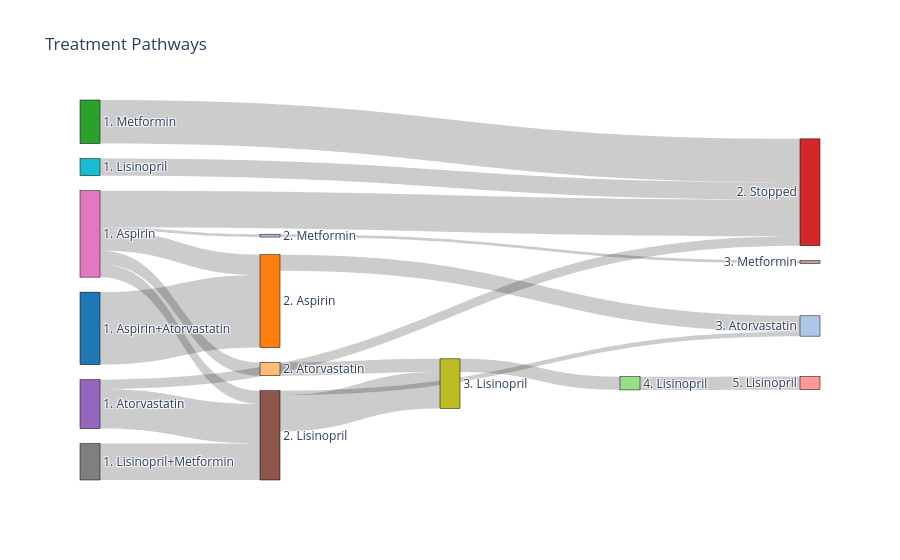

Notebook cell for this chart:
### Code cell
# Sankey diagram from mock data
plot_sankey(mock_pw)

### Figure 1 — Plotly figure (JSON) as saved in the notebook; plotly's stock layout.template omitted (floating-point values rounded to 4 significant figures)
{"data": [{"link": {"source": [0, 2, 4, 6, 7, 5, 9, 6, 1, 6, 11, 8, 12, 4, 6, 5, 6, 14], "target": [1, 3, 5, 3, 5, 8, 3, 1, 10, 11, 8, 12, 13, 3, 5, 10, 14, 15], "value": [203, 122, 111, 103, 102, 102, 48, 57, 45, 37, 37, 37, 37, 26, 37, 12, 8, 8]}, "node": {"color": ["#1f77b4", "#ff7f0e", "#2ca02c", "#d62728", "#9467bd", "#8c564b", "#e377c2", "#7f7f7f", "#bcbd22", "#17becf", "#aec7e8", "#ffbb78", "#98df8a", "#ff9896", "#c5b0d5", "#c49c94"], "label": ["1. Aspirin+Atorvastatin", "2. Aspirin", "1. Metformin", "2. Stopped", "1. Atorvastatin", "2. Lisinopril", "1. Aspirin", "1. Lisinopril+Metformin", "3. Lisinopril", "1. Lisinopril", "3. Atorvastatin", "2. Atorvastatin", "4. Lisinopril", "5. Lisinopril", "2. Metformin", "3. Metformin"], "line": {"color": "black", "width": 0.5}, "pad": 15, "thickness": 20}, "type": "sankey"}], "layout": {"font": {"size": 12}, "title": {"text": "Treatment Pathways"}}}
